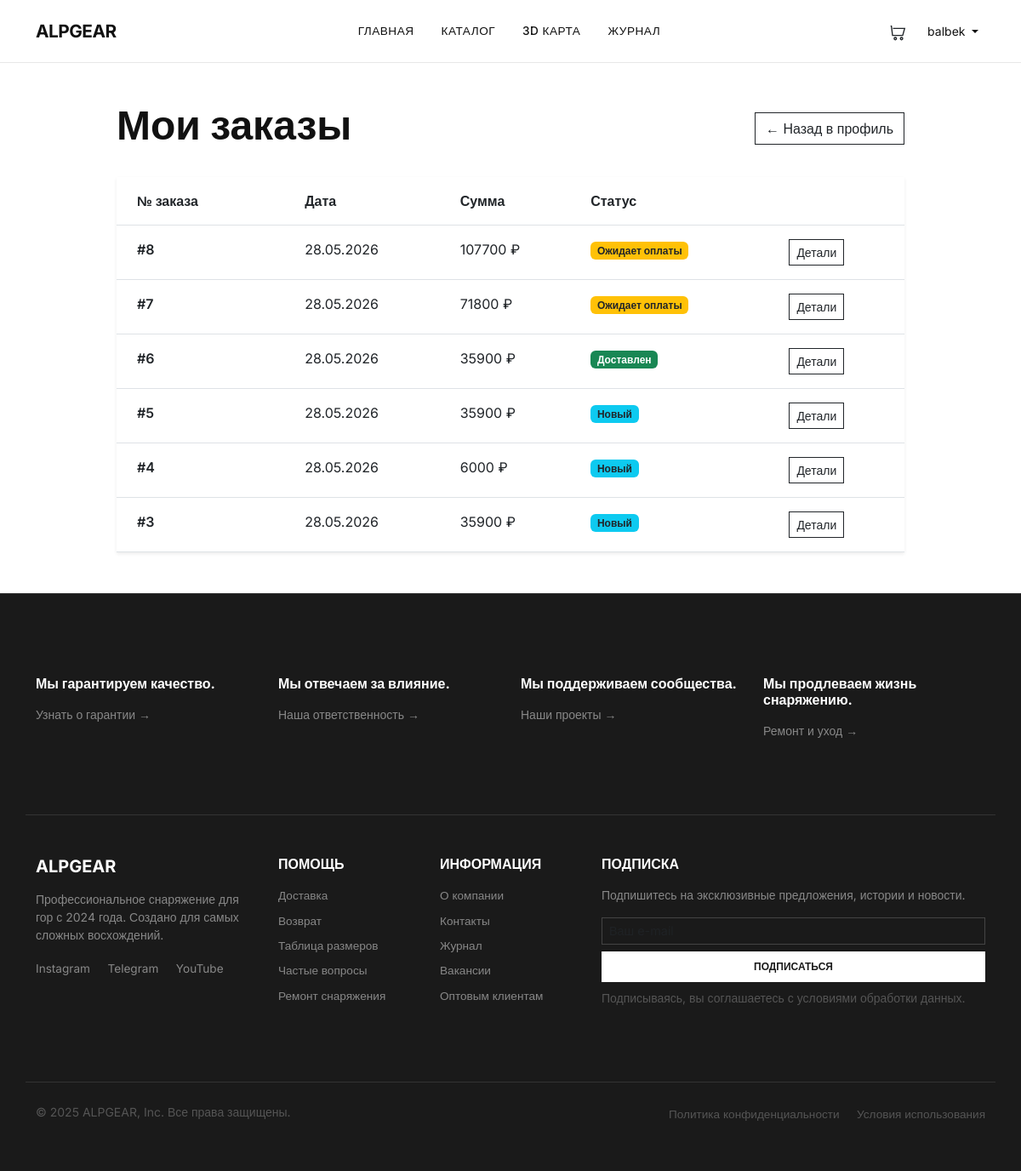
The page /accounts/orders/ (signed in) on the database its author committed.
### orders/models.py (models this page shows, shortened)
class Order(models.Model):
    class PaymentStatus(models.TextChoices):
        UNPAID = 'unpaid', 'Не оплачено'
        PAID = 'paid', 'Оплачено'
    class Status(models.TextChoices):
        PENDING = 'pending', 'Ожидает оплаты'
        NEW = 'new', 'Новый'
        PROCESSING = 'processing', 'В обработке'
        SHIPPED = 'shipped', 'Отправлен'
        DELIVERED = 'delivered', 'Доставлен'
        CANCELED = 'canceled', 'Отменён'
    DELIVERY_METHOD = [
        ('courier', 'Курьер'),
        ('pickup', 'Самовывоз'),
        ('post', 'Почта'),
    ]
    PAYMENT_METHOD = [
        ('card', 'Банковская карта'),
        ('cash', 'Наличные'),
        ('online', 'Онлайн оплата (ЮMoney)'),
    ]
    first_name = models.CharField(max_length=50, verbose_name='Имя')
    last_name = models.CharField(max_length=50, verbose_name='Фамилия')
    email = models.EmailField(verbose_name='Email')
    phone = models.CharField(max_length=20, verbose_name='Телефон')
    address = models.TextField(verbose_name='Адрес')
    comment = models.TextField(blank=True, verbose_name='Комментарий')
    delivery_method = models.CharField(max_length=50, choices=DELIVERY_METHOD, default='courier', verbose_name='Способ доставки')
    payment_method = models.CharField(max_length=50, choices=PAYMENT_METHOD, default='cash', verbose_name='Способ оплаты')
    status = models.CharField(max_length=20, choices=Status.choices, default=Status.NEW, verbose_name='Статус')
    payment_status = models.CharField(max_length=20, choices=PaymentStatus.choices, default=PaymentStatus.UNPAID, verbose_name='Статус оплаты')
    created = models.DateTimeField(auto_now_add=True, verbose_name='Создан')
    updated = models.DateTimeField(auto_now=True, verbose_name='Обновлён')
    is_paid = models.BooleanField(default=False, verbose_name='Оплачен')
    paid_at = models.DateTimeField(null=True, blank=True, verbose_name='Дата оплаты')
    user = models.ForeignKey(settings.AUTH_USER_MODEL,on_delete=models.SET_NULL,null=True,blank=True,related_name='orders',verbose_name='Пользователь')
    discount_amount = models.DecimalField(max_digits=10, decimal_places=2, default=0, verbose_name='Сумма скидки')
    total_price = models.DecimalField(max_digits=10, decimal_places=2, default=0)
    class Meta:
        verbose_name = 'Заказ'
        verbose_name_plural = 'Заказы'
        ordering = ['-created']
    def get_total_cost(self):
        return sum(item.get_cost() for item in self.items.all())

class OrderItem(models.Model):
    order = models.ForeignKey(Order, related_name='items', on_delete=models.CASCADE, verbose_name='Заказ')
    product = models.ForeignKey(Product, related_name='order_items', on_delete=models.CASCADE, verbose_name='Товар')
    price = models.DecimalField(max_digits=10, decimal_places=2, verbose_name='Цена')
    quantity = models.PositiveIntegerField(default=1, verbose_name='Количество')
    def get_cost(self):
        return self.price * self.quantity

### accounts/views.py (the view)
# urls.py: path('orders/', views.orders, name='orders'),
@login_required
def orders(request):
    orders_list = Order.objects.filter(user=request.user).order_by('-created')
    return render(request, 'accounts/orders.html', {'orders': orders_list})

### cart/cart.py (called while the page is built)
    def __len__(self):
        return sum(item['quantity'] for item in self.cart.values())

### cart/context_processors.py (called while the page is built)
def cart(request):
    return {'cart': Cart(request)}

### templates/accounts/orders.html (shortened to what this page needs)
{% extends "base.html" %}
{% load static %}
{% block content %}
<div class="container py-5">
    <div class="row">
        <div class="col-lg-10 mx-auto">
            <div class="d-flex justify-content-between align-items-center mb-4">
                <h1 class="fw-bold display-5">Мои заказы</h1>
                <a href="{% url 'accounts:profile' %}" class="btn btn-outline-dark rounded-0">← Назад в профиль</a>
            </div>
            {% if orders %}
            <div class="card border-0 shadow-sm rounded-0">
                <div class="card-body p-0">
                    <div class="table-responsive">
                        <table class="table mb-0">
                            <thead class="bg-light">
                                <tr>
                                    <th class="py-3 px-4">№ заказа</th>
                                    <th class="py-3">Дата</th>
                                    <th class="py-3">Сумма</th>
                                    <th class="py-3">Статус</th>
                                    <th class="py-3"></th>
                                </tr>
                            </thead>
                            <tbody>
                                {% for order in orders %}
                                <tr>
                                    <td class="py-3 px-4 fw-semibold">#{{ order.id }}</td>
                                    <td class="py-3">{{ order.created|date:"d.m.Y" }}</td>
                                    <td class="py-3">{{ order.get_total_cost|floatformat:0 }} ₽</td>
                                    <td class="py-3">
                                        {% if order.status == 'pending' %}
                                        <span class="badge bg-warning text-dark">Ожидает оплаты</span>
                                        {% elif order.status == 'new' %}
                                        <span class="badge bg-info text-dark">Новый</span>
                                        {% elif order.status == 'processing' %}
                                        <span class="badge bg-primary">В обработке</span>
                                        {% elif order.status == 'shipped' %}
                                        <span class="badge bg-secondary">Отправлен</span>
                                        {% elif order.status == 'delivered' %}
                                        <span class="badge bg-success">Доставлен</span>
                                        {% elif order.status == 'canceled' %}
                                        <span class="badge bg-danger">Отменён</span>
                                        {% endif %}
                                    </td>
                                    <td class="py-3">
                                        <a href="{% url 'accounts:order_detail' order.id %}" class="btn btn-sm btn-outline-dark rounded-0">Детали</a>
                                    </td>
                                </tr>
                                {% endfor %}
                            </tbody>
                        </table>
                    </div>
                </div>
            </div>
            {% endif %}
        </div>
    </div>
</div>
{% endblock %}

### templates/base.html (shortened to what this page needs)
<!DOCTYPE html>
<html lang="ru">
<head>
    <link href="https://cdn.jsdelivr.net/npm/bootstrap@5.3.0/dist/css/bootstrap.min.css" rel="stylesheet">
    {% load static %}
    <link href="{% static 'css/style.css' %}" rel="stylesheet">
</head>
<body>
<link href="{% static 'css/admin-style.css' %}" rel="stylesheet">
<nav class="navbar navbar-expand-lg fixed-top">
    <div class="container">
        <a class="navbar-brand" href="{% url 'home' %}">ALPGEAR</a>
        <div class="collapse navbar-collapse" id="navbarNav">
            <ul class="navbar-nav mx-auto">
                <li class="nav-item"><a class="nav-link" href="{% url 'home' %}">ГЛАВНАЯ</a></li>
                <li class="nav-item"><a class="nav-link" href="{% url 'shop:product_list' %}">КАТАЛОГ</a></li>
                <li class="nav-item"><a class="nav-link" href="{% url 'mountain_map' %}">3D КАРТА</a></li>
                <li class="nav-item"><a class="nav-link" href="{% url 'shop:article_list' %}">ЖУРНАЛ</a></li>
            </ul>
            <div class="d-flex gap-3 align-items-center">
                <a href="{% url 'cart:cart_detail' %}" class="position-relative text-dark text-decoration-none">
                    <svg width="22" height="22" viewBox="0 0 24 24" fill="none" stroke="currentColor" stroke-width="1.5">
                        <circle cx="9" cy="20" r="1.5"/>
                        <circle cx="17" cy="20" r="1.5"/>
                        <path d="M3 4h1l1.5 12h13L21 7H6"/>
                    </svg>
                </a>
                {% if user.is_authenticated %}
                <div class="dropdown">
                    <button class="btn btn-sm dropdown-toggle" style="background: transparent; color: #111; border: none;" type="button" data-bs-toggle="dropdown">
                        {{ user.username }}
                    </button>
                </div>
                {% else %}
<a href="{% url 'accounts:login' %}" class="nav-link">ВХОД</a>
<a href="{% url 'accounts:register' %}" class="nav-link">РЕГИСТРАЦИЯ</a>
                {% endif %}
            </div>
        </div>
    </div>
</nav>
<main style="margin-top: 70px;">
    {% block content %}{% endblock %}
</main>
<footer class="footer" style="background: #1a1a1a; color: #ccc; border-top: 1px solid #333;">
    <div class="container">
        <div class="row py-5 border-bottom" style="border-color: #333 !important;">
            <div class="col-md-3 mb-4">
                <h6 class="fw-bold mb-3" style="color: #fff;">Мы гарантируем качество.</h6>
                <p class="small" style="color: #888;">Узнать о гарантии →</p>
            </div>
            <div class="col-md-3 mb-4">
                <h6 class="fw-bold mb-3" style="color: #fff;">Мы отвечаем за влияние.</h6>
                <p class="small" style="color: #888;">Наша ответственность →</p>
            </div>
            <div class="col-md-3 mb-4">
                <h6 class="fw-bold mb-3" style="color: #fff;">Мы поддерживаем сообщества.</h6>
                <p class="small" style="color: #888;">Наши проекты →</p>
            </div>
            <div class="col-md-3 mb-4">
                <h6 class="fw-bold mb-3" style="color: #fff;">Мы продлеваем жизнь снаряжению.</h6>
                <p class="small" style="color: #888;">Ремонт и уход →</p>
            </div>
        </div>
        <div class="row py-5">
            <div class="col-md-3 mb-4">
                <h5 class="fw-bold mb-3" style="color: #fff;">ALPGEAR</h5>
                <p class="small" style="color: #888;">Профессиональное снаряжение для гор с 2024 года. Создано для самых
                    сложных восхождений.</p>
                <div class="mt-3">
                    <a href="#" class="text-decoration-none me-3" style="color: #888;">Instagram</a>
                    <a href="#" class="text-decoration-none me-3" style="color: #888;">Telegram</a>
                    <a href="#" class="text-decoration-none" style="color: #888;">YouTube</a>
                </div>
            </div>
            <div class="col-md-2 mb-4">
                <h6 class="fw-bold mb-3" style="color: #fff;">ПОМОЩЬ</h6>
                <ul class="list-unstyled small">
                    <li class="mb-2"><a href="#" class="text-decoration-none" style="color: #888;">Доставка</a></li>
                    <li class="mb-2"><a href="#" class="text-decoration-none" style="color: #888;">Возврат</a></li>
                    <li class="mb-2"><a href="#" class="text-decoration-none" style="color: #888;">Таблица размеров</a>
                    </li>
                    <li class="mb-2"><a href="#" class="text-decoration-none" style="color: #888;">Частые вопросы</a>
                    </li>
                    <li class="mb-2"><a href="#" class="text-decoration-none" style="color: #888;">Ремонт снаряжения</a>
                    </li>
                </ul>
            </div>
            <div class="col-md-2 mb-4">
                <h6 class="fw-bold mb-3" style="color: #fff;">ИНФОРМАЦИЯ</h6>
                <ul class="list-unstyled small">
                    <li class="mb-2"><a href="#" class="text-decoration-none" style="color: #888;">О компании</a></li>
                    <li class="mb-2"><a href="#" class="text-decoration-none" style="color: #888;">Контакты</a></li>
                    <li class="mb-2"><a href="#" class="text-decoration-none" style="color: #888;">Журнал</a></li>
                    <li class="mb-2"><a href="#" class="text-decoration-none" style="color: #888;">Вакансии</a></li>
                    <li class="mb-2"><a href="#" class="text-decoration-none" style="color: #888;">Оптовым клиентам</a>
                    </li>
                </ul>
            </div>
            <div class="col-md-5 mb-4">
                <h6 class="fw-bold mb-3" style="color: #fff;">ПОДПИСКА</h6>
                <p class="small" style="color: #888;">Подпишитесь на эксклюзивные предложения, истории и новости.</p>
                <div class="d-flex flex-column gap-2">
                    <input type="email" id="footer-email" class="form-control form-control-sm rounded-0 bg-transparent"
                           style="border-color: #444; color: #fff;" placeholder="Ваш e-mail">
                    <button type="button" id="footer-subscribe" class="btn"
                            style="background: #fff; color: #1a1a1a; border-radius: 0; padding: 8px 20px; font-size: 12px; font-weight: 600;">
                        ПОДПИСАТЬСЯ
                    </button>
                </div>
                <p class="small mt-2" style="color: #555;">Подписываясь, вы соглашаетесь с условиями обработки
                    данных.</p>
            </div>
        </div>
        <div class="row py-4 border-top" style="border-color: #333 !important;">
            <div class="col-md-6 text-center text-md-start">
                <p class="small mb-0" style="color: #555;">© 2025 ALPGEAR, Inc. Все права защищены.</p>
            </div>
            <div class="col-md-6 text-center text-md-end">
                <a href="#" class="text-decoration-none small me-3" style="color: #555;">Политика конфиденциальности</a>
                <a href="#" class="text-decoration-none small" style="color: #555;">Условия использования</a>
            </div>
        </div>
    </div>
</footer>
</body>
</html>

### static/css/style.css (style rules this page uses)
:root { --white: #ffffff; --black: #111111; --gray: #666666; --light-gray: #f5f5f5; --border: #e8e8e8; --gold: #c9a03d; }
body { font-family: 'Inter', sans-serif; background: var(--white); color: var(--black); }
.form-control, .form-select { border-radius: 0; border-color: var(--border); font-size: 0.9rem; }

### templates/base.html (style rules this page uses)
body { font-family: 'Inter', sans-serif; background: #ffffff; }
.navbar { padding: 1rem 0; background: rgba(255, 255, 255, 0.98); backdrop-filter: blur(10px); border-bottom: 1px solid #e8e8e8; }
.navbar-brand { font-weight: 700; font-size: 1.3rem; letter-spacing: -0.5px; color: #111 !important; }
.nav-link { color: #111 !important; font-weight: 500; font-size: 0.85rem; text-transform: uppercase; letter-spacing: 0.5px; padding: 0.5rem 1rem !important; transition: color 0.2s; }
.footer { background: #fafafa; border-top: 1px solid #e8e8e8; padding: 3rem 0 2rem; }
.footer a { color: #666; text-decoration: none; font-size: 0.85rem; }
main { min-height: calc(100vh - 300px); }

### rows shown on the page
Order: id "8", created "28.05.2026", get_total_cost "107700", status "Ожидает оплаты"
Order: id "7", created "28.05.2026", get_total_cost "71800", status "Ожидает оплаты"
Order: id "6", created "28.05.2026", get_total_cost "35900", status "Доставлен"
Order: id "5", created "28.05.2026", get_total_cost "35900", status "Новый"
Order: id "4", created "28.05.2026", get_total_cost "6000", status "Новый"
Order: id "3", created "28.05.2026", get_total_cost "35900", status "Новый"

### other values the page prints
{{ user.username }} "balbek"
